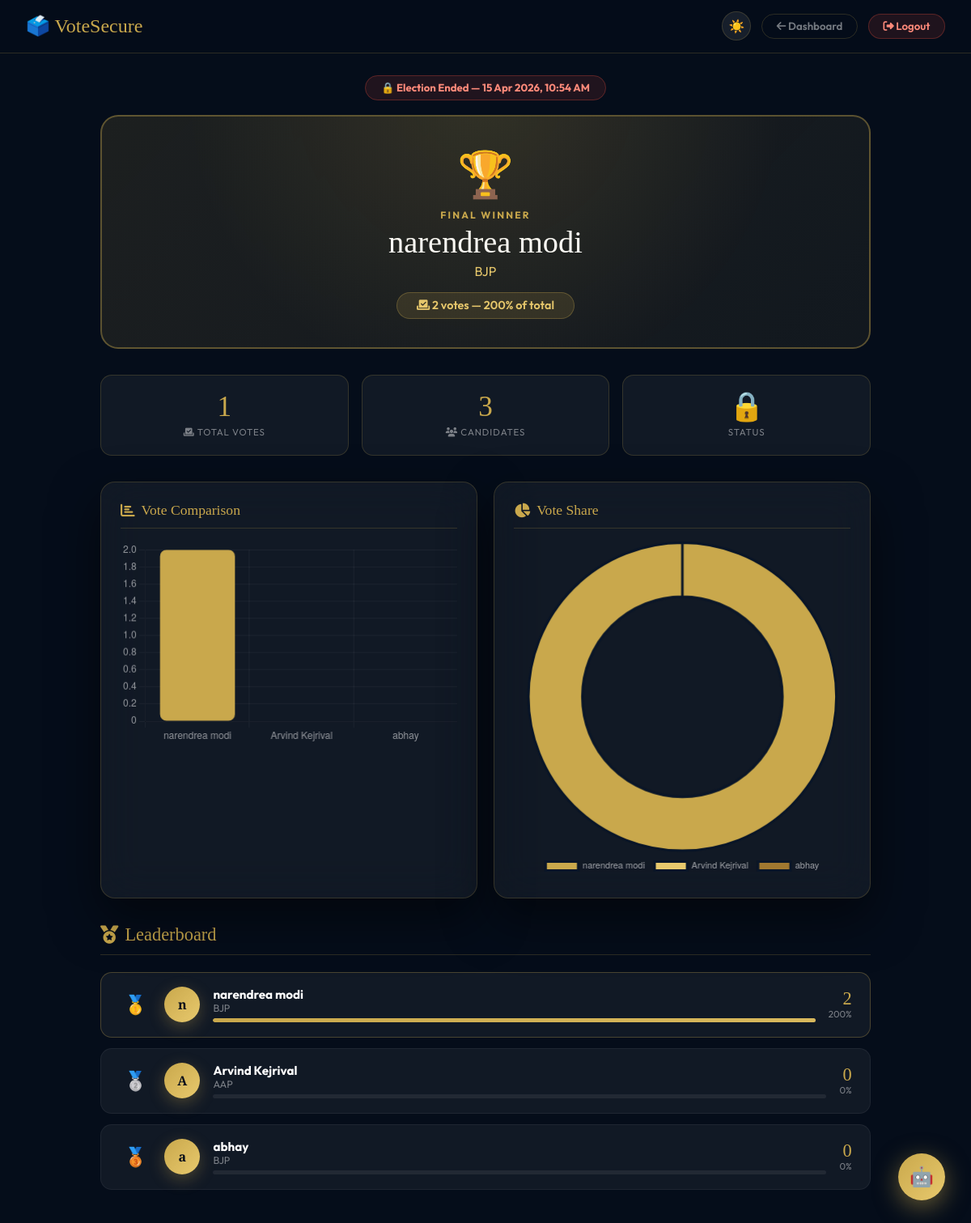
The page /results/ (signed in) on the database as committed earlier.
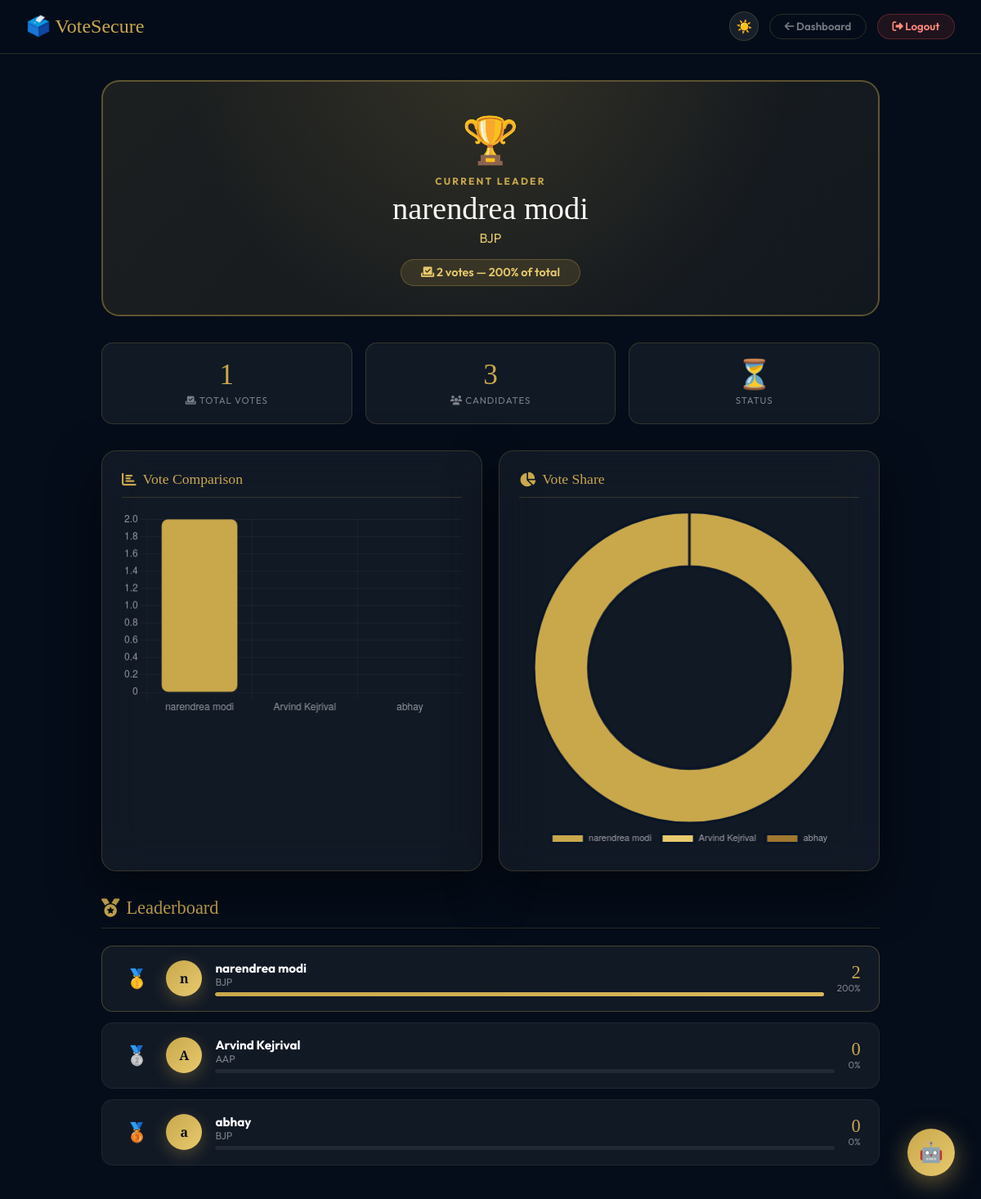
The same page on the database as committed later.
### voting_app/models.py (models this page shows, shortened)
class Election(models.Model):
    title      = models.CharField(max_length=200, default="General Election")
    start_time = models.DateTimeField()
    end_time   = models.DateTimeField()
    is_active  = models.BooleanField(default=True)
    def has_ended(self):
        return timezone.now() >= self.end_time

### voting_app/views.py (the view)
# urls.py: path('results/',       views.results_view,          name='results'),
@login_required(login_url='login')
def results_view(request):
    candidates  = Candidate.objects.all().order_by('-votes')
    total_votes = Vote.objects.count()
    winner      = candidates.first() if candidates.exists() else None
    election    = Election.objects.filter(is_active=True).first()
    return render(request, 'results.html', {
        'candidates' : candidates,
        'total_votes': total_votes,
        'winner'     : winner,
        'election'   : election,
    })

### voting_app/templates/results.html (shortened to what the changed rows need)
{% load static %}
<!DOCTYPE html>
<html lang="en">
<head>
  <link rel="stylesheet" href="{% static 'css/main.css' %}"/>
  <link href="https://cdnjs.cloudflare.com/ajax/libs/font-awesome/6.4.0/css/all.min.css" rel="stylesheet"/>
</head>
<body>
<div style="max-width:1000px;margin:0 auto;padding:2rem 1.5rem;">
  {% if election %}
    <div style="text-align:center;margin-bottom:1.5rem">
      {% if election.has_ended %}
        <span style="background:rgba(231,76,60,0.12);border:1px solid rgba(231,76,60,0.3);
                     color:#ff8a7a;border-radius:50px;padding:.4rem 1.2rem;font-size:.82rem;font-weight:700">
          🔒 Election Ended — {{ election.end_time|date:"d M Y, h:i A" }}
        </span>
      {% elif election.is_ongoing %}
        <span style="background:rgba(39,174,96,0.12);border:1px solid rgba(39,174,96,0.3);
                     color:#6fcf97;border-radius:50px;padding:.4rem 1.2rem;font-size:.82rem;font-weight:700">
          🟢 Election In Progress — Live Results
        </span>
      {% endif %}
    </div>
  {% endif %}
  {% if winner and total_votes > 0 %}
    <div class="winner-card">
      <div class="trophy-icon">🏆</div>
      <div class="winner-label">
        {% if election and election.has_ended %}Final Winner{% else %}Current Leader{% endif %}
      </div>
      <div class="winner-name">{{ winner.name }}</div>
      <div class="winner-party">{{ winner.party }}</div>
      <div class="winner-votes-badge">
        <i class="fas fa-vote-yea"></i> {{ winner.votes }} votes —
        {% widthratio winner.votes total_votes 100 %}% of total
      </div>
    </div>
  {% endif %}
  <div class="stats-grid" style="grid-template-columns:repeat(3,1fr)">
    <div class="stat-card">
      <div class="stat-num">
        {% if election and election.has_ended %}🔒{% elif election and election.is_ongoing %}🟢{% else %}⏳{% endif %}
      </div>
      <div class="stat-lbl">Status</div>
    </div>
  </div>
</div>
<script>
  const labels = [{% for c in candidates %}"{{ c.name }}"{% if not forloop.last %},{% endif %}{% endfor %}];
  const data   = [{% for c in candidates %}{{ c.votes }}{% if not forloop.last %},{% endif %}{% endfor %}];
  const colors = ['#c9a84c','#e8c96d','#a07830','#f0d080','#8a6520','#d4b55a'];
  const tooltipStyle = {
    backgroundColor: '#0a1628',
    borderColor: '#c9a84c', borderWidth: 1,
    titleColor: '#c9a84c', bodyColor: '#ffffff',
    padding: 10, cornerRadius: 8,
  };
  new Chart(document.getElementById('barChart'), {
    type: 'bar',
    data: {
      labels,
      datasets: [{ data, backgroundColor: colors, borderRadius: 8, borderSkipped: false }]
    },
    options: {
      responsive: true,
      animation: { duration: 1200, easing: 'easeInOutQuart' },
      plugins: { legend: { display: false }, tooltip: { callbacks: {}, ...tooltipStyle } },
      scales: {
        x: { ticks:{color:'rgba(255,255,255,0.55)'}, grid:{color:'rgba(255,255,255,0.05)'} },
        y: { ticks:{color:'rgba(255,255,255,0.55)'}, grid:{color:'rgba(255,255,255,0.05)'}, beginAtZero:true }
      }
    }
  });
  new Chart(document.getElementById('doughnutChart'), {
    type: 'doughnut',
    data: {
      labels,
      datasets: [{ data, backgroundColor: colors, borderWidth: 3, borderColor: '#0a1628', hoverOffset: 10 }]
    },
    options: {
      responsive: true,
      cutout: '65%',
      animation: { duration: 1200, easing: 'easeInOutQuart' },
      plugins: {
        legend: {
          display: true, position: 'bottom',
          labels: { color: 'rgba(255,255,255,0.6)', padding: 12, font: { size: 11 } }
        },
        tooltip: tooltipStyle
      }
    }
  });
</script>
</body>
</html>

Rows that differ between the two databases and show on the page:
removed Election: end_time "15 Apr 2026, 10:54 AM"
Other text that changed with them:
text no longer shown: "🔒 Election Ended — FINAL WINNER 🔒"
text now shown: "CURRENT LEADER ⏳"
